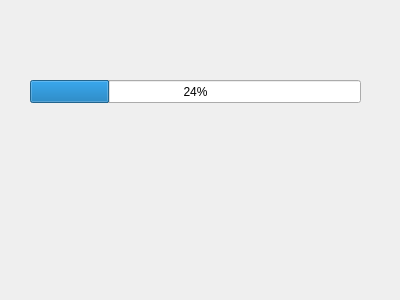
<?xml version="1.0" encoding="UTF-8"?>
<ui version="4.0">
 <class>DownloadDialog</class>
 <widget class="QDialog" name="DownloadDialog">
  <property name="geometry">
   <rect>
    <x>0</x>
    <y>0</y>
    <width>400</width>
    <height>300</height>
   </rect>
  </property>
  <property name="windowTitle">
   <string>Dialog</string>
  </property>
  <widget class="QProgressBar" name="progressBar">
   <property name="geometry">
    <rect>
     <x>30</x>
     <y>80</y>
     <width>331</width>
     <height>23</height>
    </rect>
   </property>
   <property name="value">
    <number>24</number>
   </property>
  </widget>
 </widget>
 <resources/>
 <connections/>
</ui>
